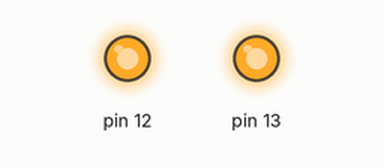
Simulated run of this sketch. Board: Arduino Uno, built with avr-gcc and run on an emulated ATmega328P. Parts: output pins drawn as LEDs (lit = HIGH).

Above: at 2.0 s.
At 6.0 s:
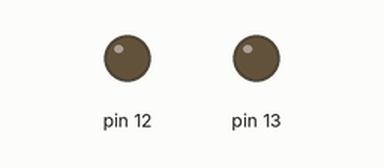
At 10.0 s:
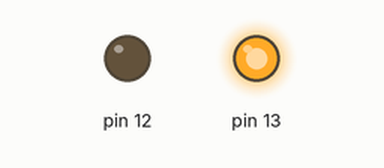
At 14.0 s:
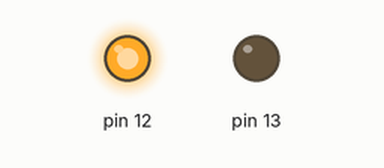
Timing chart, 0 to 20.8 s (numbered marks = the images above):
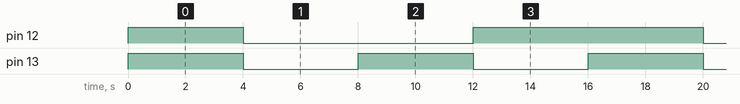

The sketch:

Dual_DCM.ino
```cpp
void setup() {
  pinMode(13,OUTPUT);
  pinMode(12,OUTPUT);
}

void loop() {
  digitalWrite(13,1);
  digitalWrite(12,1);
  delay(4000);
  digitalWrite(13,0);
  digitalWrite(12,0);
  delay(4000);
  digitalWrite(13,1);
  digitalWrite(12,0);
  delay(4000);
  digitalWrite(13,0);
  digitalWrite(12,1);
  delay(4000);

}
```

Measured:
- by itself, pin 12: repeats every 16.0 s: LOW 8.0 s, HIGH 8.0 s
- by itself, pin 13: alternates HIGH for 4.0 s and LOW for 4.0 s
- by itself, everything shown: repeats every 16.0 s, in 4 steps
